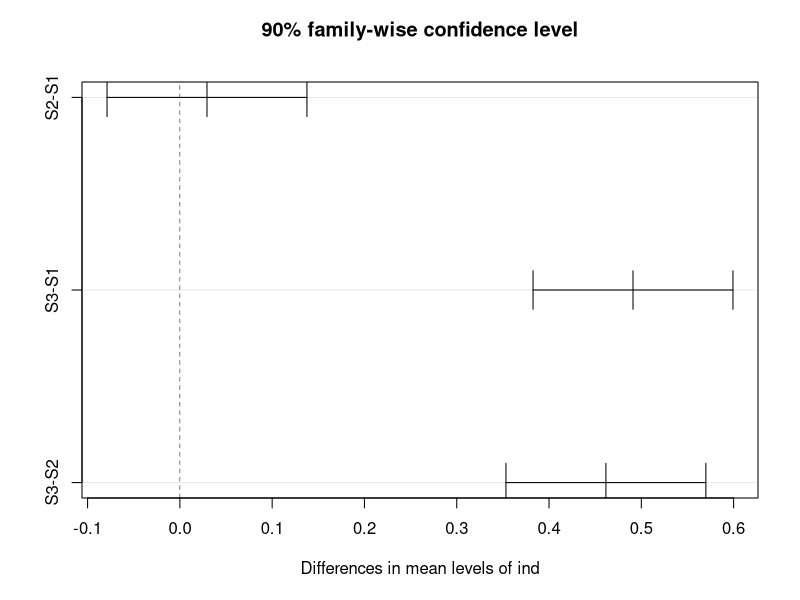
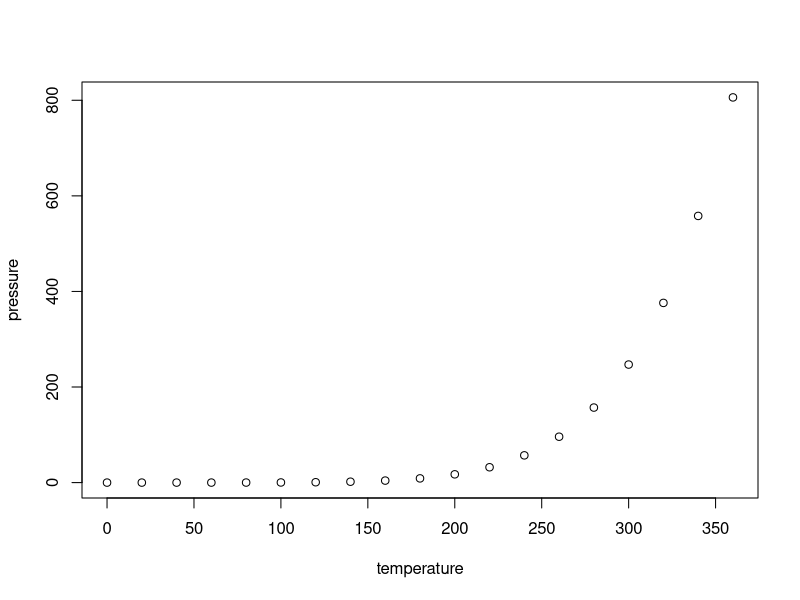

Write the R code that produced these figures, in order.
## ---- chunk 1
knitr::opts_chunk$set(echo = TRUE)
## ---- chunk 2
f1 = c(289, 400, 249, 366, 235, 303, 402, 487)
f2 = c(305, 413, 256, 368, 259, 315, 425, 479)


shapiro.test(f2 - f1)
t.test(f2, f1, conf.level=0.9, paired = TRUE)
# se f2 - f1 > 0, então f2 é maior que f1
## ---- chunk 3
s1 = c(4.41, 5.19, 4.74, 5.20, 4.99, 4.95, 5.98)
s2 = c(5.81, 4.20, 4.96, 5.21, 4.46, 4.75)

s1

s2

shapiro.test(s1)
shapiro.test(s2)
shapiro.test(s1 - s2)
# shapiro e > alfa, entao eh viavel fazer o test 

t.test(s2, s1, conf.level=0.95)
## ---- chunk 4
#clientes1 <- c(96402)
#clientes2 <- c(22680)

#pedidos1 = c(832)
#pedidos2 = c(242)
#x = c(pedidos1, pedidos2)
#n = c(clientes1, clientes2)
#prop.test(x=, n=, conf.level=0.95)

prop.test(c(832, 242), c(96402, 22680), conf.level=0.95)

# não tem diferença pos as samples estimates são os 2 positivo ou os 2 negativo (nao incluem 0)
## ---- chunk 5
semOtimizacao = c(396, 527, 285, 191, 443, 497, 97, 591, 250, 394, 185)
comOtimizacao = c(323, 481, 269, 187, 396, 294, 465, 94, 550, 215, 363, 185)

wilcox.test(semOtimizacao, comOtimizacao, conf.level=0.99)
# p

t.test(semOtimizacao, comOtimizacao, conf.level=0.99)

shapiro.test(semOtimizacao - comOtimizacao)
# p > alfa pode usar

## ---- chunk 6

consultas = 9824364
consultas.invalidasPercentage = 0.234
consultas.invalidas = consultas * consultas.invalidasPercentage
consultas.invalidas

consultas2 = 71890
consultas2.invalidas = 17140


n=c(consultas, consultas2)
x=c(consultas.invalidas, consultas2.invalidas)

prop.test(x, n, conf.level=0.95)
## ---- chunk 7
S1 <- c(0.0972, 0.0971, 0.0969, 0.1954, 0.0974)

S2 <- c(0.1382, 0.1432, 0.1382, 0.1730, 0.1383)
S3 <- c(0.7966, 0.5300, 0.5152, 0.6675, 0.5298)
(subr <- data.frame(S1, S2, S3))
(subr.dat <- stack(subr))
subr.aov <- aov(values~ind, data=subr.dat)
summary(subr.aov)
#str(subr.aov)
# nesse caso não é significativo
# Se PR for inferior a alfa as diferenças são significativas alfa = 1 - confiança (ex.: 0.95)
TukeyHSD(subr.aov, conf.level=0.9)
plot(TukeyHSD(subr.aov, conf.level=0.9))
# p adj > alfa não é diferença significativa
## ---- chunk 8
SSA = 5
SSE = 15
n = 10
k = 6

SST = SSA + SSE
100*SSA/SST
# variacao explicada pelas alternativas

100 - (100*SSA/SST)
# variacao explicada pelos erros de medicao

(sa2 <- SSA/(k-1))
(se2 <- SSE/(k * (n-1)))
Fcalc = sa2/se2
Fcalc
Fcrit <- qf(0.95, k-1, k * (n - 1))
Fcrit
# existem diferencas

## ---- chunk 9

p1 = c(195, 197, 200, 195, 202, 200, 191, 199)
p2 = c(197, 207, 197, 194, 204, 199, 197, 202)
p3 = c(196, 208, 203, 198, 207, 200, 196, 202)
p4 = c(210, 206, 196, 205, 202, 204, 203, 204)

(subp <- data.frame(p1, p2, p3, p4))

stackP = stack(subp)

aovP = aov(values~ind, stackP)
summary(aovP)
TukeyHSD(aovP, conf.level=0.95)
# diferenças são significativas pois pr(>F) > alfa (1 - 0.95)

(Fcrit <- qf(0.95, 3, 28))
#F qf(1 - alfa, Df, Residuals)


TukeyHSD(aovP, conf.level=0.99)
# Não tem diferença significativas entre eles pois pr(>F) > alfa (1 - 0.99)


## ---- chunk 10
s1 = c(78.5, 74.8, 83, 76.6, 73.1, 84.2, 69.5)
s2 = c(61, 60.9, 66.6, 66.5, 69.5, 67, 69.3)
s3 = c(52.5, 47.4, 55.8, 49.6, 48.3, 50.5, 46.5)

q3 = data.frame(s1, s2, s3)
q3
q3.dat = stack(q3)

q3.aov = aov(values~ind, q3.dat)
summary(q3.aov)

#tem diferença
TukeyHSD(q3.aov, conf.level = 0.95)

# p adj > alfa diferença é significativa
## ---- chunk 11

q4 = read.table("tempos.dat", head=T)
q4

cmb = choose(5, 2)
cmb

erro = 1-0.9^cmb
erro


q4.dat <- stack(q4)
q4.aov = aov(values~ind, q4.dat)
summary(q4.aov)


# diferença significativa

TukeyHSD(q4.aov, conf.level = 0.9)

apply(q4, 2, mean)
# melhor: C - pior: E
## ---- chunk 12

# Olhar gravacao


## ---- chunk 13
summary(cars)
## ---- chunk 14
plot(pressure)
